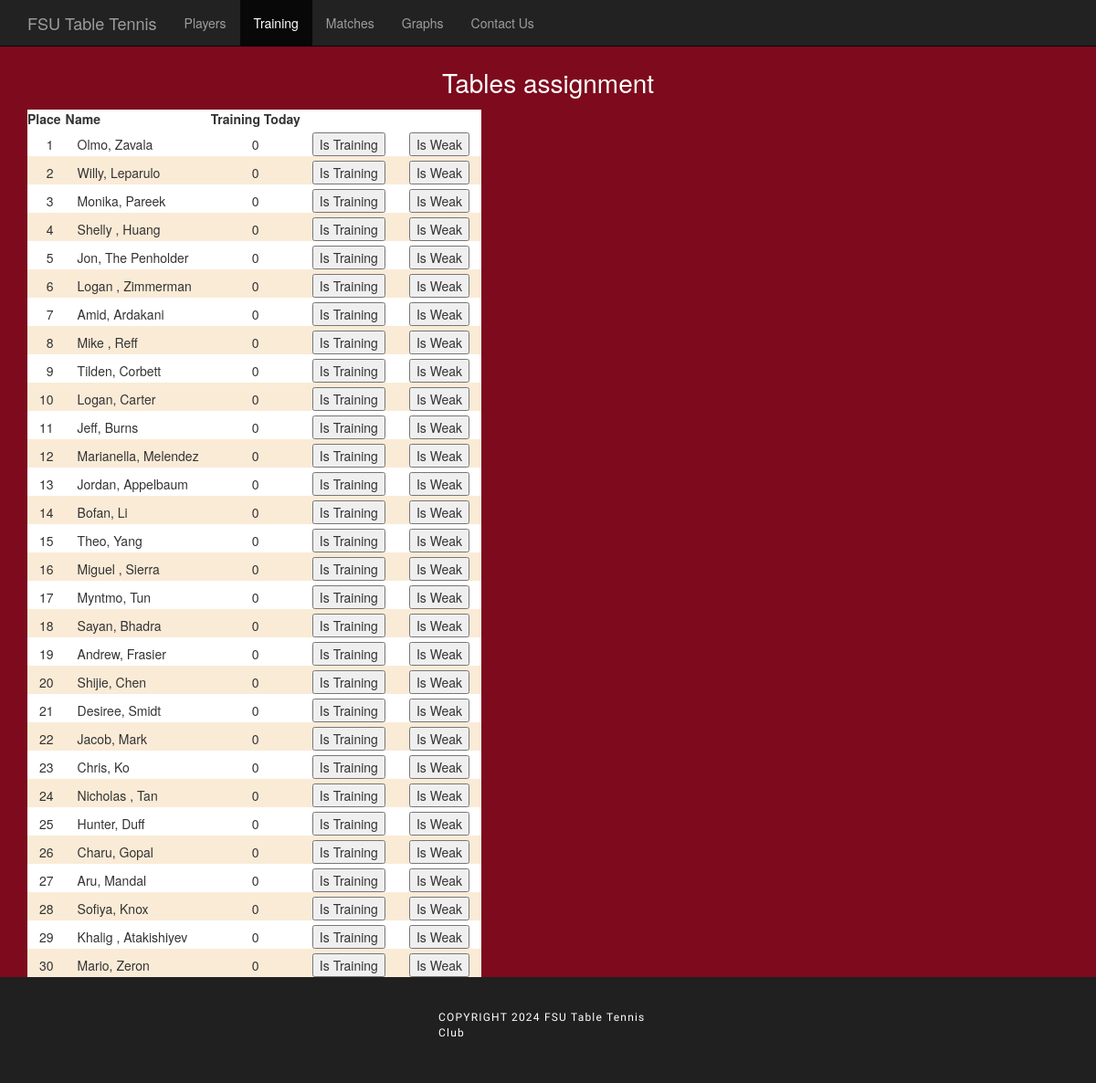
Page /Training.php on the earlier database version.
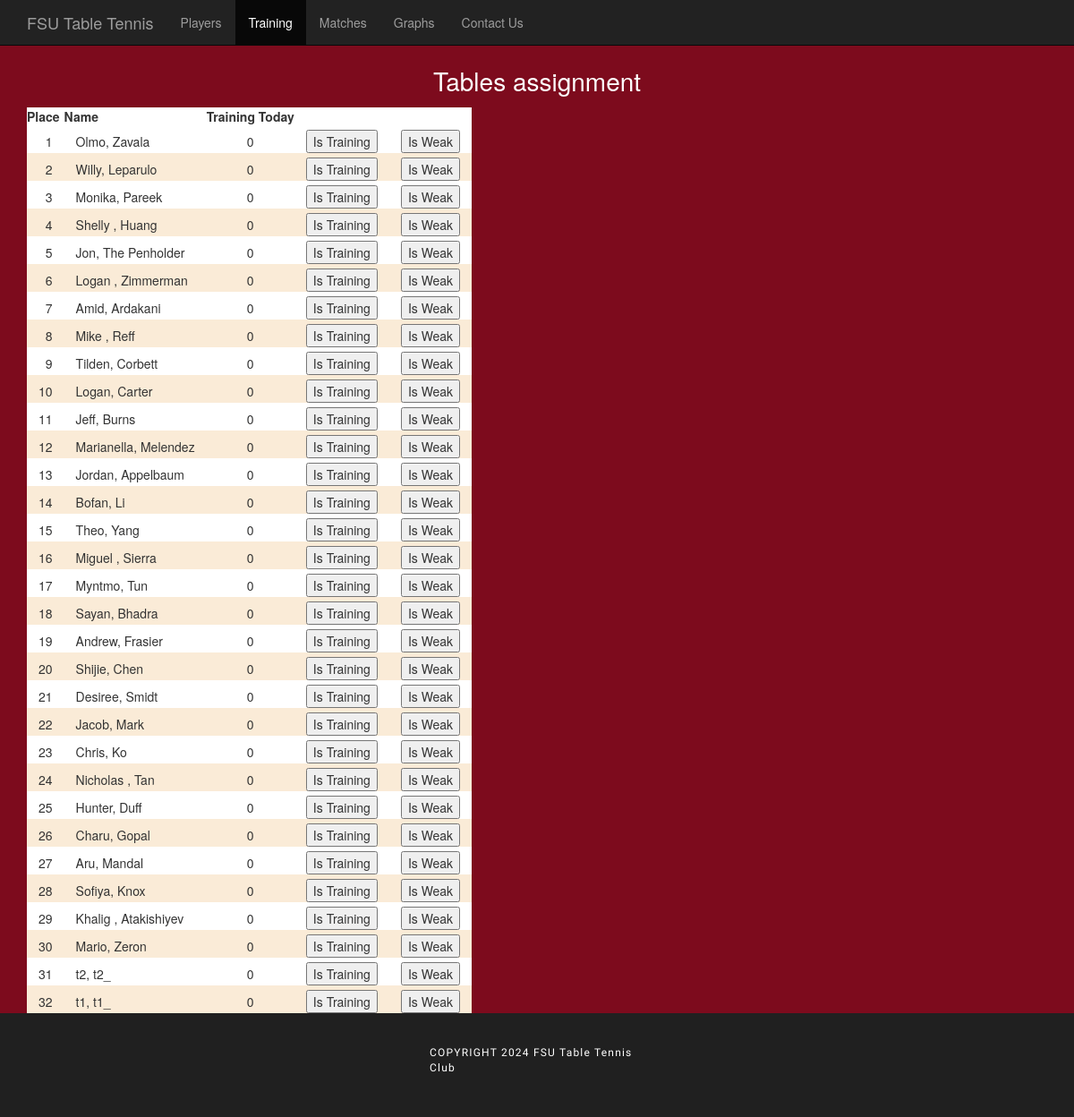
Same page on the later database version.
### tables this page shows
CREATE TABLE `players` (
  `id_player` int(11) NOT NULL,
  `name` text NOT NULL,
  `last` text NOT NULL,
  `rating` int(11) NOT NULL,
  `usatt_rat` int(11) DEFAULT NULL,
  `fk_club` int(11) NOT NULL,
  `startdate` date NOT NULL,
  `email` varchar(100) DEFAULT NULL,
  `training` tinyint(1) DEFAULT 0,
  `old_rating` int(11) NOT NULL,
  `rating_date` date NOT NULL
);

### Training/TablesManager.php (called while the page is built, shortened)
<?php
require_once(__ROOT__."/PHP/DBadmin.php");
require_once(__ROOT__."/PHP/CommonSQL.php");
require_once(__ROOT__."/Players/PlayersSQL.php");
$players = getAllPlayers();
include("PlayersTable.php");
?>

### PHP/DBadmin.php (called while the page is built, shortened)
<?php
function runQuery($query)
{
	$con = connectDB();
    $result=mysqli_query($con,$query);
    return $result;
}
function getRowsFromResource($resource){
    $i = 0;
    while($row = mysqli_fetch_row($resource)){
        $rows[$i] = $row;
        $i++;
    }
    return $rows;
}
function connectDB()
{
    $user = "root";
    $pw = "";
    $database = "rating_fsutt";
    $server="localhost";
	$con = mysqli_connect($server,$user,$pw,$database);
    return $con;
}
?>

### Players/PlayersSQL.php (called while the page is built, shortened)
<?php
function getAllPlayers(){
	$query = "SELECT * FROM players ORDER by rating DESC";
    $resource = runQuery($query);
	return ozRunQuery($resource);
}
?>

### PHP/CommonSQL.php (called while the page is built)
<?php
function ozRunQuery($resource){
    if($resource){
        $rows = getRowsFromResource($resource);
        return $rows;
    }
    return null;
}
?>

### Training/PlayersTable.php (the view, shortened to what this page needs)
<p class="mainTitle"> Tables assignment </p>
<table class="mainTable">
		<?php
		if(!empty($players)){
			echo "<tr>";
			$columns = array("Place", "Name","Training Today");
			foreach($columns as $col){ echo "<th class='players'>$col</th>"; }
			echo "</tr>";
			$count = 0;
			foreach($players as $row){
				if( fmod($count,2) == 0){
					$class = 'oddrow';
				}else{
					$class = 'evenrow';
				}
				echo "<tr>";
				$count ++;
				echo "<td class='$class' style='text-align: right'>$count</td>\n";
							echo "<td class='$class'>",$row[1],", ",$row[2],"</td>\n";
					echo "<td class='$class' style='text-align: center;'>",$row[8],"</td>\n";
					echo "<td class='$class' style='text-align: center;width: 70px'>
						<input type='button' value='Is Training' onclick='isTraining(",$row[0],")'/></td>\n";
					echo "<td class='$class' style='text-align: center;width: 70px'>
						<input type='button' value='Is Weak' onclick='isNotTraining(",$row[0],")'/></td></tr>\n";
			}
		}
		?>
</table>

Differences in the rows shown:
added players: name "t2", last "t2_", training "0"
added players: name "t1", last "t1_", training "0"
